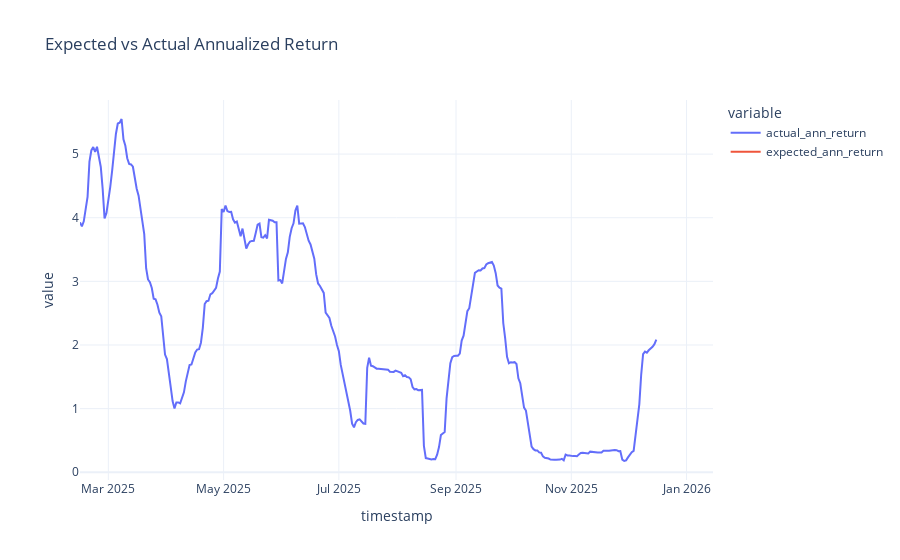

Notebook code cell kept with this figure:
### Code cell
def analyze_prediction_error(vp_df, lookback_days, lookforward_days):
    """
    Analyze prediction error for virtual price forecasting.

    Parameters:
    -----------
    vp_df : pd.DataFrame
        DataFrame with 'expected_ann_return', 'actual_ann_return', and 'expected_minus_actual' columns
    lookback_days : int
        Number of days used for lookback window
    lookforward_days : int
        Number of days used for lookforward window

    Returns:
    --------
    dict : Dictionary containing error statistics
    """
    print(f"using lookback_days={lookback_days}, lookforward_days={lookforward_days}")
    print("error is expected minus actual")
    # Plot the returns
    px.line(vp_df[["actual_ann_return", "expected_ann_return"]], title="Expected vs Actual Annualized Return").show()

    # Calculate absolute mean error
    absolute_mean_error = vp_df["expected_minus_actual"].abs().mean().round(2)
    print(f"absolute mean error: {absolute_mean_error}%")

    # Display absolute quantiles
    quantiles = vp_df["expected_minus_actual"].abs().quantile([0.80, 0.90, 0.95])
    print(f"\n80th percentile: {quantiles[0.80]:.2f}%")
    print(f"90th percentile: {quantiles[0.90]:.2f}%")
    print(f"95th percentile: {quantiles[0.95]:.2f}%")

    # Calculate directional mean error
    mean_error = vp_df["expected_minus_actual"].mean().round(2)
    print(f"\ndirectioned mean error: {mean_error}%")

    # Display directional quantiles
    directioned_quantiles = vp_df["expected_minus_actual"].quantile([0.05, 0.10, 0.20, 0.80, 0.90, 0.95])
    print(f"\n5th percentile: {directioned_quantiles[0.05]:.2f}%")
    print(f"10th percentile: {directioned_quantiles[0.10]:.2f}%")
    print(f"20th percentile: {directioned_quantiles[0.20]:.2f}%")
    print(f"80th percentile: {directioned_quantiles[0.80]:.2f}%")
    print(f"90th percentile: {directioned_quantiles[0.90]:.2f}%")
    print(f"95th percentile: {directioned_quantiles[0.95]:.2f}%")

    px.scatter(
        vp_df, x="expected_ann_return", y="actual_ann_return", title="Expected vs Actual Annualized Return Scatter Plot"
    ).show()

    return {
        "absolute_mean_error": absolute_mean_error,
        "mean_error": mean_error,
        "quantiles_absolute": quantiles,
        "quantiles_directional": directioned_quantiles,
        "lookback_days": lookback_days,
        "lookforward_days": lookforward_days,
    }


results = analyze_prediction_error(vp_df, lookback_days, lookforward_days)

### Figure 1 — Plotly figure (JSON) as saved in the notebook; plotly's stock layout.template omitted (floating-point values rounded to 4 significant figures; data arrays with more than 128 entries replaced by an {"elided": "..."} marker saying what was removed)
{"data": [{"hovertemplate": "variable=actual_ann_return<br>timestamp=%{x}<br>value=%{y}<extra></extra>", "legendgroup": "actual_ann_return", "line": {"color": "#636efa", "dash": "solid"}, "marker": {"symbol": "circle"}, "mode": "lines", "name": "actual_ann_return", "orientation": "v", "showlegend": true, "type": "scatter", "x": {"elided": "336 str values"}, "xaxis": "x", "y": {"elided": "336 float values"}, "yaxis": "y"}, {"hovertemplate": "variable=expected_ann_return<br>timestamp=%{x}<br>value=%{y}<extra></extra>", "legendgroup": "expected_ann_return", "line": {"color": "#EF553B", "dash": "solid"}, "marker": {"symbol": "circle"}, "mode": "lines", "name": "expected_ann_return", "orientation": "v", "showlegend": true, "type": "scatter", "x": {"elided": "336 str values"}, "xaxis": "x", "y": {"elided": "336 null values"}, "yaxis": "y"}], "layout": {"legend": {"title": {"text": "variable"}, "tracegroupgap": 0}, "title": {"text": "Expected vs Actual Annualized Return"}, "xaxis": {"anchor": "y", "domain": [0, 1], "title": {"text": "timestamp"}}, "yaxis": {"anchor": "x", "domain": [0, 1], "title": {"text": "value"}}}}
